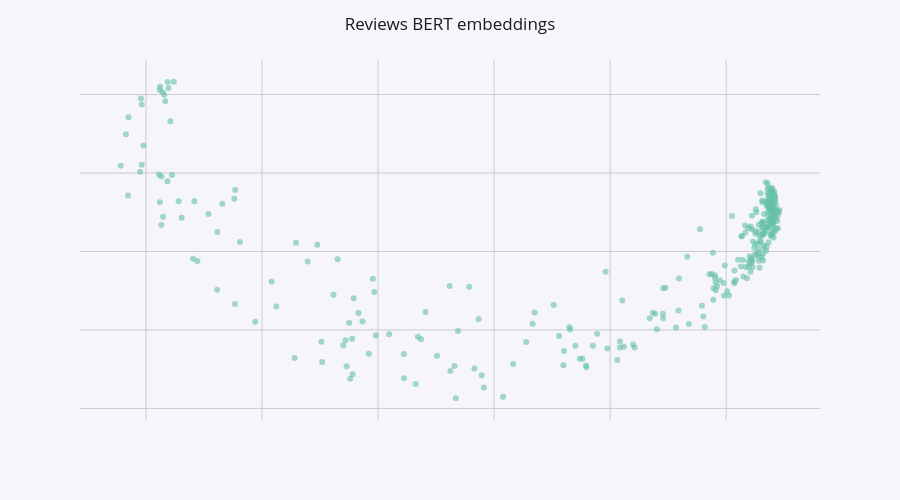

Notebook code for this chart:
### Code cell
# wordviz: custom library for embedding visualization (pip install wordviz)
from wordviz.loading import EmbeddingLoader
from wordviz.plotting import Visualizer

loader = EmbeddingLoader()
loader.load_contextual(embeddings=cls_embeddings, labels=cls_labels,embedding_type='sentence')
viz = Visualizer(loader)

fig = viz.plot_interactive(red_method='pca', theme='light1', title='Reviews BERT embeddings')
fig.show()

### Figure 1 — Plotly figure (JSON) as saved in the notebook; plotly's stock layout.template omitted (floating-point values rounded to 4 significant figures; data arrays with more than 128 entries replaced by an {"elided": "..."} marker saying what was removed)
{"data": [{"hoverlabel": {"bgcolor": "#f5f5fa", "font": {"color": "#1a1a1a"}}, "hovertemplate": "%{text}<extra></extra>", "legendgroup": "", "marker": {"color": "#66c2a5", "line": {"width": 0}, "opacity": 0.6, "size": 6, "symbol": "circle"}, "mode": "markers", "name": "", "orientation": "v", "showlegend": false, "text": {"elided": "300 str values"}, "textposition": "top center", "type": "scatter", "x": {"elided": "300 float values"}, "xaxis": "x", "y": {"elided": "300 float values"}, "yaxis": "y"}], "layout": {"font": {"color": "#1a1a1a"}, "height": 500, "legend": {"tracegroupgap": 0}, "margin": {"t": 60}, "paper_bgcolor": "#f5f5fa", "plot_bgcolor": "#f5f5fa", "title": {"text": "Reviews BERT embeddings", "x": 0.5, "xanchor": "center"}, "xaxis": {"anchor": "y", "domain": [0, 1], "gridcolor": "#cccccc", "showgrid": true, "showticklabels": false, "title": {}, "zeroline": false}, "yaxis": {"anchor": "x", "domain": [0, 1], "gridcolor": "#cccccc", "showgrid": true, "showticklabels": false, "title": {}, "zeroline": false}}}
